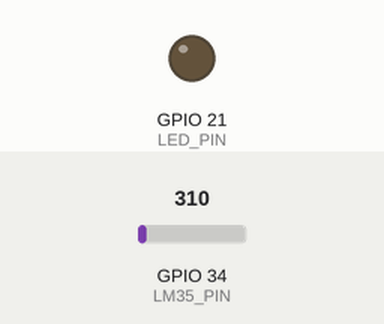
Bench run of a sketch on a simulated ESP32. On the bench: output pins drawn as LEDs (lit = HIGH). The test bench sets the inputs (shaded band); at power-on: GPIO 34 (LM35_PIN) = 310. What the sketch prints to the serial monitor is not drawn.

Above: at 1.3 s.
1.4 s: GPIO 34 (LM35_PIN) set to 349
2.9 s: GPIO 34 (LM35_PIN) set to 399
At 4.2 s:
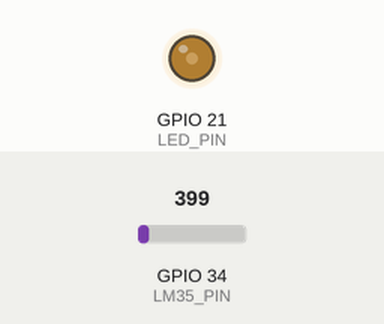
4.5 s: GPIO 34 (LM35_PIN) set to 471
6.0 s: GPIO 34 (LM35_PIN) set to 526
At 6.6 s:
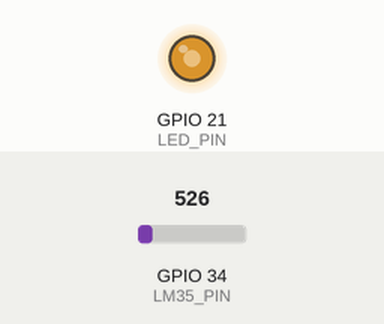
7.5 s: GPIO 34 (LM35_PIN) set to 649
At 7.8 s:
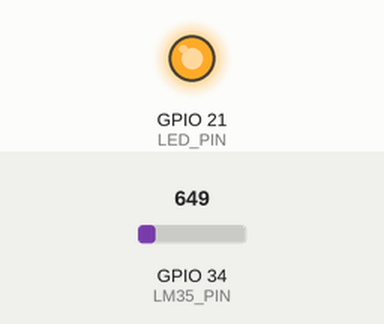
9.0 s: GPIO 34 (LM35_PIN) set to 527
At 10.2 s:
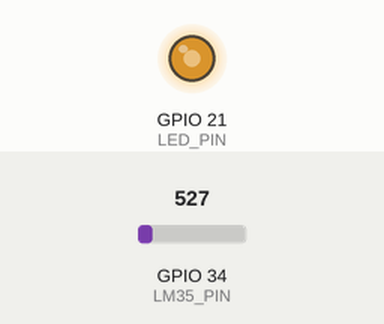
Timing chart, 0 to 11.5 s (numbered marks = the images above; inputs shaded):
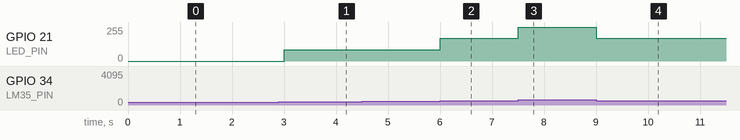

Measured:
- the behaviour switches between 372 and 373 on GPIO 34 (LM35_PIN) (found by bisection; images 0 and 1)
- the behaviour switches between 496 and 497 on GPIO 34 (LM35_PIN) (found by bisection; images 1 and 2)
- the behaviour switches between 620 and 621 on GPIO 34 (LM35_PIN) (found by bisection; images 2 and 3)
- after the input at 1.4 s, every drawn part: stays the same
- after the input at 2.9 s, GPIO 21 (LED_PIN): 0/255 → 85/255 after 0.10 s
- after the input at 4.5 s, every drawn part: stays the same
- after the input at 6.0 s, GPIO 21 (LED_PIN): 85/255 → 170/255 at once
- after the input at 7.5 s, GPIO 21 (LED_PIN): 170/255 → 255/255 at once
- after the input at 9.0 s, GPIO 21 (LED_PIN): 255/255 → 170/255 at once

The sketch:

LM35-FAN.ino
```cpp
#define LM35_PIN 34  // Chân đọc tín hiệu từ LM35
#define LED_PIN 21   // Chân điều khiển LED

void setup() {
  Serial.begin(9600);
  pinMode(LED_PIN, OUTPUT);
}

void loop() {
  int sensorValue = analogRead(LM35_PIN); // Đọc giá trị từ LM35
  float voltage = sensorValue * (3.3 / 4095.0); // Chuyển đổi ADC sang điện áp
  float temperature = voltage * 100.0; // LM35 có độ nhạy 10mV/°C

  // Điều chỉnh độ sáng LED dựa trên nhiệt độ
  int brightness = 0;

  if (temperature < 30) {
    brightness = 0;  // Đèn tắt (quạt không chạy)
  }
  else if (temperature >= 30 && temperature <= 40) {
    brightness = 85;  // Quạt cấp 1
  }
  else if (temperature > 40 && temperature <= 50) {
    brightness = 170;  // Quạt cấp 2
  }
  else if (temperature > 50) {
    brightness = 255;  // Quạt cấp 3 (mạnh nhất)
  }

  brightness = constrain(brightness, 0, 255); // Giới hạn giá trị 0-255

  analogWrite(LED_PIN, brightness); // Điều chỉnh độ sáng LED

  // In ra Serial
  Serial.print("Nhiệt độ: ");
  Serial.print(temperature);
  Serial.print(" °C | Độ sáng LED: ");
  Serial.println(brightness);

  delay(500); // Đọc lại sau 1 giây
}
```
